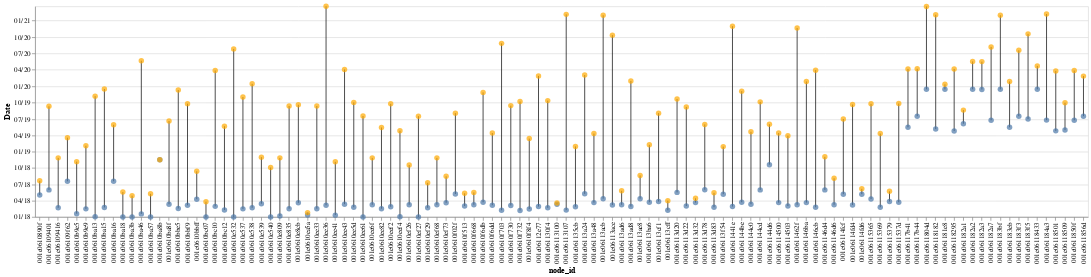

Write notebook code for a chart like this one.
### Code cell
base = alt.Chart(up_df).encode(
    alt.X('node_id:N')
).properties(width = 1500)

rule = base.mark_rule().encode(
    alt.Y('start:T', axis = alt.Axis(format='%m/%y', title='Date')), #,labelAngle=-45
    alt.Y2('end:T')
)

startpoints = base.mark_circle(size=60).encode(
    alt.Y('start:T'),
    # alt.Y2('end:T')
)

endpoints = base.mark_circle(size=60).encode(
    # alt.Y('start:T'),
    alt.Y('end:T'), color = alt.value("#FFAA00")
)

rule + startpoints + endpoints

### Figure 1 — Vega-Lite specification as saved in the notebook (floating-point values rounded to 4 significant figures)
{"config": {"view": {"continuousWidth": 400, "continuousHeight": 300}}, "layer": [{"mark": "rule", "encoding": {"x": {"type": "nominal", "field": "node_id"}, "y": {"type": "temporal", "axis": {"format": "%m/%y", "title": "Date"}, "field": "start"}, "y2": {"field": "end"}}, "width": 1500}, {"mark": {"type": "circle", "size": 60}, "encoding": {"x": {"type": "nominal", "field": "node_id"}, "y": {"type": "temporal", "field": "start"}}, "width": 1500}, {"mark": {"type": "circle", "size": 60}, "encoding": {"color": {"value": "#FFAA00"}, "x": {"type": "nominal", "field": "node_id"}, "y": {"type": "temporal", "field": "end"}}, "width": 1500}], "data": {"name": "data-67e17552c889bb7d40f2bbba18fce1a0"}, "$schema": "https://vega.github.io/schema/vega-lite/v4.8.1.json", "datasets": {"data-67e17552c889bb7d40f2bbba18fce1a0": [{"node_id": "001e0610ba46", "start": "2018-01-17T00:00:00", "end": "2020-05-22T00:00:00", "days_up": 856.0}, {"node_id": "001e0610ba3b", "start": "2017-12-31T00:00:00", "end": "2018-04-29T00:00:00", "days_up": 119.0}, {"node_id": "001e0610f02f", "start": "2018-05-08T00:00:00", "end": "2019-08-03T00:00:00", "days_up": 452.0}, {"node_id": "001e0610ba8f", "start": "2018-03-12T00:00:00", "end": "2019-06-20T00:00:00", "days_up": 465.0}, {"node_id": "001e0610ba16", "start": "2018-07-18T00:00:00", "end": "2019-05-30T00:00:00", "days_up": 316.0}, {"node_id": "001e06107e5d", "start": "", "end": "", "days_up": null}, {"node_id": "001e0610ba8b", "start": "2018-11-15T00:00:00", "end": "2018-11-15T00:00:00", "days_up": 0.0}, {"node_id": "001e0610ba13", "start": "2018-01-01T00:00:00", "end": "2019-11-06T00:00:00", "days_up": 674.0}, {"node_id": "001e0610ba18", "start": "2017-12-31T00:00:00", "end": "2018-05-19T00:00:00", "days_up": 139.0}, {"node_id": "001e0610bc10", "start": "2018-02-28T00:00:00", "end": "2020-03-28T00:00:00", "days_up": 759.0}, {"node_id": "001e0610bbf9", "start": "2018-03-06T00:00:00", "end": "2019-09-25T00:00:00", "days_up": 568.0}, {"node_id": "001e0610bbff", "start": "2018-04-09T00:00:00", "end": "2018-09-12T00:00:00", "days_up": 156.0}, {"node_id": "001e0610b9e7", "start": "", "end": "", "days_up": null}, {"node_id": "001e0610ba15", "start": "2018-02-22T00:00:00", "end": "2019-12-16T00:00:00", "days_up": 662.0}, {"node_id": "001e0610bbe5", "start": "2018-02-16T00:00:00", "end": "2019-12-10T00:00:00", "days_up": 662.0}, {"node_id": "001e0610ee33", "start": "2018-02-15T00:00:00", "end": "2019-09-12T00:00:00", "days_up": 574.0}, {"node_id": "001e0610b9e5", "start": "2018-01-18T00:00:00", "end": "2018-11-05T00:00:00", "days_up": 291.0}, {"node_id": "001e0610f8f4", "start": "2018-02-13T00:00:00", "end": "2019-03-14T00:00:00", "days_up": 394.0}, {"node_id": "001e0610ee41", "start": "2018-01-10T00:00:00", "end": "2018-11-04T00:00:00", "days_up": 298.0}, {"node_id": "001e0610eef4", "start": "2018-01-01T00:00:00", "end": "2019-04-27T00:00:00", "days_up": 481.0}, {"node_id": "001e0610ef29", "start": "2018-02-20T00:00:00", "end": "2018-07-10T00:00:00", "days_up": 140.0}, {"node_id": "001e0610f668", "start": "2018-03-09T00:00:00", "end": "2018-05-17T00:00:00", "days_up": 69.0}, {"node_id": "001e0610f730", "start": "2018-03-05T00:00:00", "end": "2019-09-14T00:00:00", "days_up": 558.0}, {"node_id": "001e0610bc07", "start": "2017-12-31T00:00:00", "end": "2018-03-26T00:00:00", "days_up": 85.0}, {"node_id": "001e0610ef26", "start": "2018-03-09T00:00:00", "end": "2018-10-17T00:00:00", "days_up": 222.0}, {"node_id": "001e0610ea5a", "start": "2018-01-11T00:00:00", "end": "2018-01-24T00:00:00", "days_up": 13.0}, {"node_id": "001e0610ee61", "start": "2017-12-31T00:00:00", "end": "2019-07-18T00:00:00", "days_up": 564.0}, {"node_id": "001e0610ba81", "start": "", "end": "", "days_up": null}, {"node_id": "001e0610ba57", "start": "2017-12-31T00:00:00", "end": "2018-05-09T00:00:00", "days_up": 129.0}, {"node_id": "001e0610ee82", "start": "2018-02-15T00:00:00", "end": "2019-05-15T00:00:00", "days_up": 454.0}, {"node_id": "001e0610ef27", "start": "2017-12-31T00:00:00", "end": "2019-07-17T00:00:00", "days_up": 563.0}, {"node_id": "001e0610fb4c", "start": "", "end": "", "days_up": null}, {"node_id": "001e0610ee6f", "start": "2018-03-09T00:00:00", "end": "2018-11-26T00:00:00", "days_up": 262.0}, {"node_id": "001e0610ef68", "start": "2018-03-09T00:00:00", "end": "2018-11-26T00:00:00", "days_up": 262.0}, {"node_id": "001e0610e809", "start": "2018-01-05T00:00:00", "end": "2018-11-26T00:00:00", "days_up": 325.0}, {"node_id": "001e0610ee36", "start": "2018-03-06T00:00:00", "end": "2021-03-22T00:00:00", "days_up": 1112.0}, {"node_id": "001e061135cb", "start": "2018-02-26T00:00:00", "end": "2019-01-29T00:00:00", "days_up": 337.0}, {"node_id": "001e0610e532", "start": "2017-12-31T00:00:00", "end": "2020-07-27T00:00:00", "days_up": 939.0}, {"node_id": "001e0610e8cb", "start": "2018-03-20T00:00:00", "end": "2019-09-19T00:00:00", "days_up": 548.0}, {"node_id": "001e0610ee5d", "start": "2018-02-23T00:00:00", "end": "2019-10-02T00:00:00", "days_up": 586.0}, {"node_id": "001e0610ef73", "start": "2018-03-20T00:00:00", "end": "2018-08-15T00:00:00", "days_up": 148.0}, {"node_id": "001e0610e540", "start": "2017-12-31T00:00:00", "end": "2018-10-03T00:00:00", "days_up": 276.0}, {"node_id": "001e0610f6dd", "start": "2018-03-06T00:00:00", "end": "2019-04-14T00:00:00", "days_up": 404.0}, {"node_id": "001e06113ad8", "start": "2018-02-27T00:00:00", "end": "2020-01-30T00:00:00", "days_up": 702.0}, {"node_id": "001e0611441e", "start": "2018-02-27T00:00:00", "end": "2020-12-01T00:00:00", "days_up": 1008.0}, {"node_id": "001e06113d83", "start": "2018-02-23T00:00:00", "end": "2018-05-15T00:00:00", "days_up": 81.0}, {"node_id": "001e06112e77", "start": "2018-02-27T00:00:00", "end": "2020-02-27T00:00:00", "days_up": 730.0}, {"node_id": "001e0610f6db", "start": "2018-03-23T00:00:00", "end": "2019-11-27T00:00:00", "days_up": 614.0}, {"node_id": "001e06115365", "start": "2018-04-10T00:00:00", "end": "2019-09-24T00:00:00", "days_up": 532.0}, {"node_id": "001e06113cff", "start": "2018-02-06T00:00:00", "end": "2018-04-01T00:00:00", "days_up": 54.0}, {"node_id": "001e0611537d", "start": "2018-03-23T00:00:00", "end": "2019-09-26T00:00:00", "days_up": 552.0}, {"node_id": "001e06113107", "start": "2018-02-07T00:00:00", "end": "2021-02-05T00:00:00", "days_up": 1094.0}, {"node_id": "001e06114fd4", "start": "2018-03-08T00:00:00", "end": "2019-09-20T00:00:00", "days_up": 561.0}, {"node_id": "001e0610890f", "start": "2018-05-02T00:00:00", "end": "2018-07-21T00:00:00", "days_up": 80.0}, {"node_id": "001e06113ad6", "start": "2018-03-09T00:00:00", "end": "2018-05-26T00:00:00", "days_up": 78.0}, {"node_id": "001e06109f62", "start": "2018-07-18T00:00:00", "end": "2019-03-19T00:00:00", "days_up": 244.0}, {"node_id": "001e06113ace", "start": "2018-03-08T00:00:00", "end": "2020-10-12T00:00:00", "days_up": 949.0}, {"node_id": "001e061146bc", "start": "", "end": "", "days_up": null}, {"node_id": "001e06113a24", "start": "2018-05-09T00:00:00", "end": "2020-03-03T00:00:00", "days_up": 664.0}, {"node_id": "001e061144cd", "start": "2018-05-31T00:00:00", "end": "2019-10-05T00:00:00", "days_up": 492.0}, {"node_id": "001e061146cb", "start": "2018-02-23T00:00:00", "end": "2020-03-30T00:00:00", "days_up": 766.0}, {"node_id": "001e061144d6", "start": "2018-10-19T00:00:00", "end": "2019-06-02T00:00:00", "days_up": 226.0}, {"node_id": "001e0610e539", "start": "2018-03-15T00:00:00", "end": "2018-11-30T00:00:00", "days_up": 260.0}, {"node_id": "001e0610f703", "start": "2018-02-06T00:00:00", "end": "2020-08-27T00:00:00", "days_up": 933.0}, {"node_id": "001e0610b9e9", "start": "2018-02-14T00:00:00", "end": "2019-02-02T00:00:00", "days_up": 353.0}, {"node_id": "001e0611462f", "start": "2018-03-09T00:00:00", "end": "2020-11-21T00:00:00", "days_up": 988.0}, {"node_id": "001e06115369", "start": "2018-02-23T00:00:00", "end": "2019-04-11T00:00:00", "days_up": 412.0}, {"node_id": "001e06113d78", "start": "2018-06-01T00:00:00", "end": "2019-06-01T00:00:00", "days_up": 365.0}, {"node_id": "001e0610bc12", "start": "2018-02-08T00:00:00", "end": "2019-05-22T00:00:00", "days_up": 468.0}, {"node_id": "001e0610e835", "start": "2018-02-15T00:00:00", "end": "2019-09-12T00:00:00", "days_up": 574.0}, {"node_id": "001e0610e538", "start": "2018-02-20T00:00:00", "end": "2020-01-14T00:00:00", "days_up": 693.0}, {"node_id": "001e0610eef2", "start": "2018-02-26T00:00:00", "end": "2019-09-24T00:00:00", "days_up": 575.0}, {"node_id": "001e061130f4", "start": "2018-02-20T00:00:00", "end": "2019-10-12T00:00:00", "days_up": 599.0}, {"node_id": "001e0610ee43", "start": "2018-03-12T00:00:00", "end": "2020-04-03T00:00:00", "days_up": 753.0}, {"node_id": "001e0610f05c", "start": "", "end": "", "days_up": null}, {"node_id": "001e0610f732", "start": "2018-02-05T00:00:00", "end": "2019-10-07T00:00:00", "days_up": 609.0}, {"node_id": "001e06113100", "start": "2018-03-12T00:00:00", "end": "2018-03-19T00:00:00", "days_up": 7.0}, {"node_id": "001e0610e537", "start": "2018-02-14T00:00:00", "end": "2019-11-01T00:00:00", "days_up": 625.0}, {"node_id": "001e0610f513", "start": "2018-03-02T00:00:00", "end": "2018-05-12T00:00:00", "days_up": 71.0}, {"node_id": "001e06109416", "start": "2018-02-20T00:00:00", "end": "2018-11-26T00:00:00", "days_up": 279.0}, {"node_id": "001e061146d6", "start": "2018-03-09T00:00:00", "end": "2018-08-04T00:00:00", "days_up": 148.0}, {"node_id": "001e06113d22", "start": "2018-03-02T00:00:00", "end": "2019-09-07T00:00:00", "days_up": 554.0}, {"node_id": "001e06113ae8", "start": "2018-04-12T00:00:00", "end": "2018-08-20T00:00:00", "days_up": 130.0}, {"node_id": "001e06113d20", "start": "2018-05-17T00:00:00", "end": "2019-10-21T00:00:00", "days_up": 522.0}, {"node_id": "001e06114503", "start": "2018-03-02T00:00:00", "end": "2019-03-30T00:00:00", "days_up": 393.0}, {"node_id": "001e06113dbc", "start": "", "end": "", "days_up": null}, {"node_id": "001e061144c0", "start": "2018-03-12T00:00:00", "end": "2019-04-21T00:00:00", "days_up": 405.0}, {"node_id": "001e06114fcf", "start": "2018-05-07T00:00:00", "end": "2019-07-01T00:00:00", "days_up": 420.0}, {"node_id": "001e061146d4", "start": "2018-05-31T00:00:00", "end": "2018-12-02T00:00:00", "days_up": 185.0}, {"node_id": "001e06109401", "start": "2018-05-31T00:00:00", "end": "2019-09-10T00:00:00", "days_up": 467.0}, {"node_id": "001e06115382", "start": "", "end": "", "days_up": null}, {"node_id": "001e06113cf1", "start": "2018-03-27T00:00:00", "end": "2019-08-03T00:00:00", "days_up": 494.0}, {"node_id": "001e06113acb", "start": "2018-04-12T00:00:00", "end": "2021-01-31T00:00:00", "days_up": 1025.0}, {"node_id": "001e06113f54", "start": "2018-05-07T00:00:00", "end": "2019-01-28T00:00:00", "days_up": 266.0}, {"node_id": "001e06114500", "start": "2018-03-21T00:00:00", "end": "2019-04-14T00:00:00", "days_up": 389.0}, {"node_id": "001e06113d32", "start": "2018-03-21T00:00:00", "end": "2018-04-14T00:00:00", "days_up": 24.0}, {"node_id": "001e061146ba", "start": "2018-03-21T00:00:00", "end": "2020-01-27T00:00:00", "days_up": 677.0}, {"node_id": "001e06113a48", "start": "2018-03-21T00:00:00", "end": "2019-04-11T00:00:00", "days_up": 386.0}, {"node_id": "001e06113ba6", "start": "2018-03-23T00:00:00", "end": "2019-02-07T00:00:00", "days_up": 321.0}, {"node_id": "001e06115379", "start": "2018-03-27T00:00:00", "end": "2018-05-23T00:00:00", "days_up": 57.0}, {"node_id": "001e06114fd6", "start": "2018-05-07T00:00:00", "end": "2018-06-06T00:00:00", "days_up": 30.0}, {"node_id": "001e0611463b", "start": "", "end": "", "days_up": null}, {"node_id": "001e0611536c", "start": "", "end": "", "days_up": null}, {"node_id": "001e06114fd9", "start": "", "end": "", "days_up": null}, {"node_id": "001e0611850f", "start": "2019-06-24T00:00:00", "end": "2020-03-28T00:00:00", "days_up": 278.0}, {"node_id": "001e06118501", "start": "2019-04-26T00:00:00", "end": "2020-03-26T00:00:00", "days_up": 335.0}, {"node_id": "001e0611856d", "start": "2019-07-17T00:00:00", "end": "2020-02-26T00:00:00", "days_up": 224.0}, {"node_id": "001e061184a3", "start": "2019-06-25T00:00:00", "end": "2021-02-07T00:00:00", "days_up": 593.0}, {"node_id": "001e06117b44", "start": "2019-07-17T00:00:00", "end": "2020-04-07T00:00:00", "days_up": 265.0}, {"node_id": "001e061183f3", "start": "2019-07-17T00:00:00", "end": "2020-07-19T00:00:00", "days_up": 368.0}, {"node_id": "001e06117b41", "start": "2019-05-16T00:00:00", "end": "2020-04-06T00:00:00", "days_up": 326.0}, {"node_id": "001e061182a1", "start": "2019-06-05T00:00:00", "end": "2019-08-20T00:00:00", "days_up": 76.0}, {"node_id": "001e061183eb", "start": "2019-05-16T00:00:00", "end": "2020-01-27T00:00:00", "days_up": 256.0}, {"node_id": "001e061183f5", "start": "2019-07-01T00:00:00", "end": "2020-10-19T00:00:00", "days_up": 476.0}, {"node_id": "001e061182a7", "start": "2019-06-24T00:00:00", "end": "2020-08-07T00:00:00", "days_up": 410.0}, {"node_id": "001e06118509", "start": "2019-05-01T00:00:00", "end": "2019-09-30T00:00:00", "days_up": 152.0}, {"node_id": "001e06118182", "start": "2019-05-06T00:00:00", "end": "2021-02-03T00:00:00", "days_up": 639.0}, {"node_id": "001e061184e7", "start": "", "end": "", "days_up": null}, {"node_id": "001e06118295", "start": "2019-04-25T00:00:00", "end": "2020-04-06T00:00:00", "days_up": 347.0}, {"node_id": "001e061182a3", "start": "2019-12-13T00:00:00", "end": "2020-05-17T00:00:00", "days_up": 156.0}, {"node_id": "001e061181e8", "start": "2019-12-14T00:00:00", "end": "2020-01-11T00:00:00", "days_up": 28.0}, {"node_id": "001e06118433", "start": "2019-12-14T00:00:00", "end": "2020-04-23T00:00:00", "days_up": 131.0}, {"node_id": "001e061183bf", "start": "2019-12-14T00:00:00", "end": "2021-01-31T00:00:00", "days_up": 414.0}, {"node_id": "001e0611804d", "start": "2019-12-14T00:00:00", "end": "2021-03-21T00:00:00", "days_up": 463.0}, {"node_id": "001e061182a2", "start": "2019-12-14T00:00:00", "end": "2020-05-18T00:00:00", "days_up": 156.0}, {"node_id": "001e061144be", "start": "2018-03-23T00:00:00", "end": "2019-12-04T00:00:00", "days_up": 621.0}]}}
